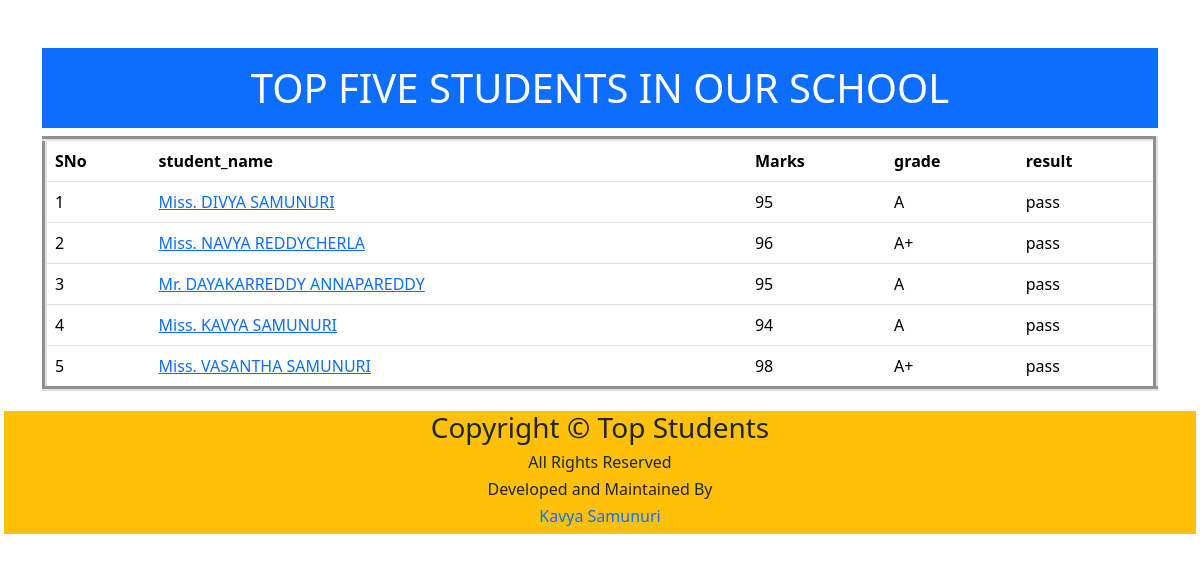
The page / on the database its author committed.
### result/models.py (models this page shows, shortened)
class student(models.Model):
    student_name=models.CharField(max_length=100)
    photo=models.ImageField(upload_to='images')
    email_address=models.CharField(max_length=100)
    marks=models.CharField(max_length=5)
    grade=models.CharField(max_length=5)
    result=models.CharField(max_length=5)

### student/views.py (the view)
# urls.py: 2. Add a URL to urlpatterns:  path('', views.home, name='home')
def home(request):
    students=student.objects.all()
    context={
        'students':students,
    }
    return render(request,'home.html',context)

### templates/home.html (shortened to what this page needs)
<!DOCTYPE html>
<html lang="en">
<head>
    <link href="https://cdn.jsdelivr.net/npm/bootstrap@5.3.3/dist/css/bootstrap.min.css" rel="stylesheet">
</head>
<body>
    <div class="container mt-5">
         <h1 class="text-center bg-primary text-white p-3">TOP FIVE STUDENTS IN OUR SCHOOL</h1>
    </div>
    <div class="container ">
    <table class="table"  border="5">
        <thead>
            <tr>
                <th>SNo</th>
                <th>student_name</th>
                <th>Marks</th>
                <th>grade</th>
                <th>result</th>
            </tr>
        </thead>
        <tbody>
            {% for x in students %}
            <tr>
                <td>{{forloop.counter}}</td>
                <td><a href="{% url 'student_detail' x.id %}">{{x.student_name}}</td>
                <td>{{x.marks}}</td>
                <td>{{x.grade}}</td>
                <td>{{x.result}}</td>
            </tr>
            {% endfor %}
        </tbody>
    </table>
</div>
<div class="p-1">
<footer class="text-center bg-warning ">
    <div>
        <div class="row ">
             <div class="col text-center">
                 <h3 >Copyright &copy; Top Students</h3>
                 <h6>All Rights Reserved</h6>
                 <h6 >Developed and Maintained By </h6> <h6 class="text-primary ">Kavya Samunuri</h6>
             </div>
        </div>
    </div>
 </footer>
</div>
</body>
</html>

### rows shown on the page
student: student_name "Miss. DIVYA SAMUNURI", marks "95", grade "A", result "pass"
student: student_name "Miss. NAVYA REDDYCHERLA", marks "96", grade "A+", result "pass"
student: student_name "Mr. DAYAKARREDDY ANNAPAREDDY", marks "95", grade "A", result "pass"
student: student_name "Miss. KAVYA SAMUNURI", marks "94", grade "A", result "pass"
student: student_name "Miss. VASANTHA SAMUNURI", marks "98", grade "A+", result "pass"
